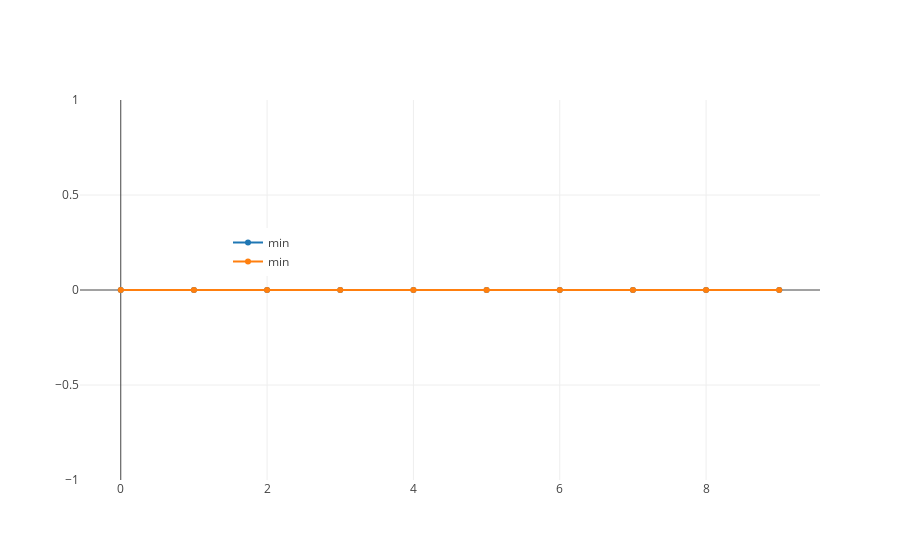
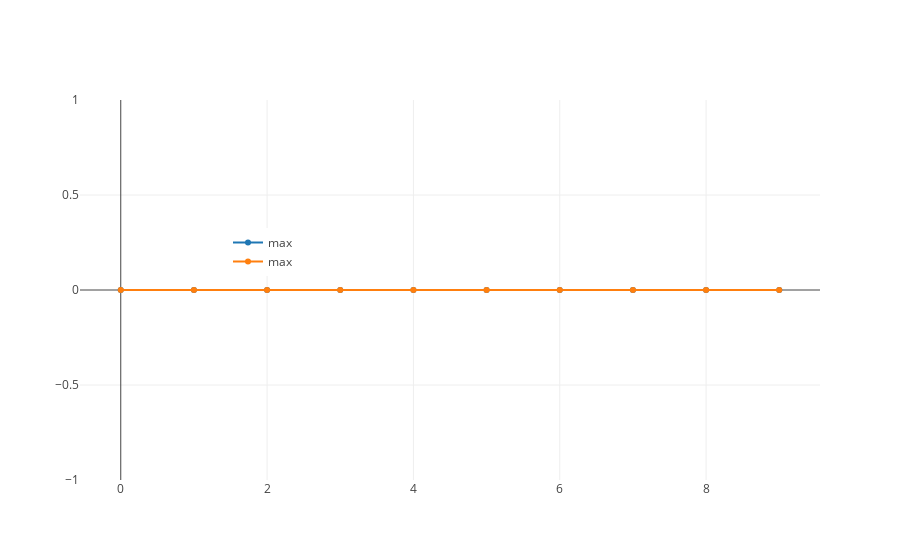
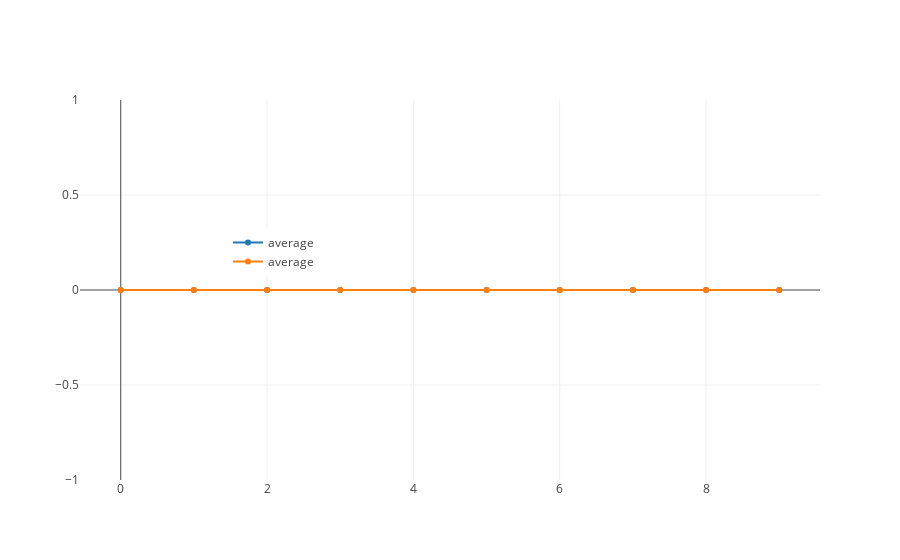

Notebook code cell kept with these figures, in order:
### Code cell
"""
test 2
- frames, from 10 to 1000, each time add 10 frames per play
"""
generation = 10 # number of generations
gametitle = 'Assault-v0'
processes = 6 # how many to run concurrently (4 is best for my local desktop)
frames = 10 #total frames each play
tpopsize = 100 #teamPopSize
rtpopSize = 0 #rTeamPopSize
action=range(env.action_space.n) #action space
rs = 0 #randseed
curr_gap = 0.5 #gap
tgap = 0.5 #tourneyGap
pLearnerD = 0.7 #learner delete
pLearnerA = 0.7 #learner add
pMutation = 0.2 #player mutation rate
pAIT = 0.5 #pActionIsTeam
mts = 5 #maxTeamSize
mps = 96 #maxProgramSize
ppd = 0.5 #pProgramDelete
ppa = 0.5 #pProgramAdd
pps = 1.0 #pProgramSwap
ppm = 1.0 #pProgramMutate
ppit = None #popInit
ar = (0.0, 1.0, 0.05) #actionRange

min_plot = []
max_plot = []
average_plot = []
# for loops in order to simulate data
for i in range(0,20,10):
    
    summary = gamebegin(generation,gametitle,processes,frames,action, rs, tpopsize, rtpopSize,
                curr_gap, pLearnerD, pLearnerA, pMutation,
                pAIT, mts, mps,
                ppd, ppa, pps,
                ppm, ppit, tgap,
                ar)
    #legend
    min_plot.append(go.Scatter(x=[i for i in range(len(summary))],y=[i[0] for i in summary],name='min'))
    max_plot.append(go.Scatter(x=[i for i in range(len(summary))],y=[i[1] for i in summary],name='max'))
    average_plot.append(go.Scatter(x=[i for i in range(len(summary))],y=[i[2] for i in summary],name='average'))
    
layout = go.Layout(showlegend=True,legend={'x':0.2,'y':0.6})
min_fig = go.Figure(data=min_plot,layout=layout)
max_fig = go.Figure(data=max_plot,layout=layout)
average_fig = go.Figure(data=average_plot,layout=layout)
iplot(min_fig)
iplot(max_fig)
iplot(average_fig)

### Figure 1 — Plotly figure (JSON) as saved in the notebook; plotly's stock layout.template omitted (floating-point values rounded to 4 significant figures)
{"data": [{"name": "min", "type": "scatter", "uid": "2d7d6fce-ef56-11e8-9f74-7cb0c2481b6f", "x": [0, 1, 2, 3, 4, 5, 6, 7, 8, 9], "y": [0, 0, 0, 0, 0, 0, 0, 0, 0, 0]}, {"name": "min", "type": "scatter", "uid": "2d7d6fcf-ef56-11e8-9f74-7cb0c2481b6f", "x": [0, 1, 2, 3, 4, 5, 6, 7, 8, 9], "y": [0, 0, 0, 0, 0, 0, 0, 0, 0, 0]}], "layout": {"legend": {"x": 0.2, "y": 0.6}, "showlegend": true}}

### Figure 2 — Plotly figure (JSON) as saved in the notebook; plotly's stock layout.template omitted (floating-point values rounded to 4 significant figures)
{"data": [{"name": "max", "type": "scatter", "uid": "2d7d6fd0-ef56-11e8-9f74-7cb0c2481b6f", "x": [0, 1, 2, 3, 4, 5, 6, 7, 8, 9], "y": [0, 0, 0, 0, 0, 0, 0, 0, 0, 0]}, {"name": "max", "type": "scatter", "uid": "2d7d6fd1-ef56-11e8-9f74-7cb0c2481b6f", "x": [0, 1, 2, 3, 4, 5, 6, 7, 8, 9], "y": [0, 0, 0, 0, 0, 0, 0, 0, 0, 0]}], "layout": {"legend": {"x": 0.2, "y": 0.6}, "showlegend": true}}

### Figure 3 — Plotly figure (JSON) as saved in the notebook; plotly's stock layout.template omitted (floating-point values rounded to 4 significant figures)
{"data": [{"name": "average", "type": "scatter", "uid": "2d7d6fd2-ef56-11e8-9f74-7cb0c2481b6f", "x": [0, 1, 2, 3, 4, 5, 6, 7, 8, 9], "y": [0, 0, 0, 0, 0, 0, 0, 0, 0, 0]}, {"name": "average", "type": "scatter", "uid": "2d7d6fd3-ef56-11e8-9f74-7cb0c2481b6f", "x": [0, 1, 2, 3, 4, 5, 6, 7, 8, 9], "y": [0, 0, 0, 0, 0, 0, 0, 0, 0, 0]}], "layout": {"legend": {"x": 0.2, "y": 0.6}, "showlegend": true}}
